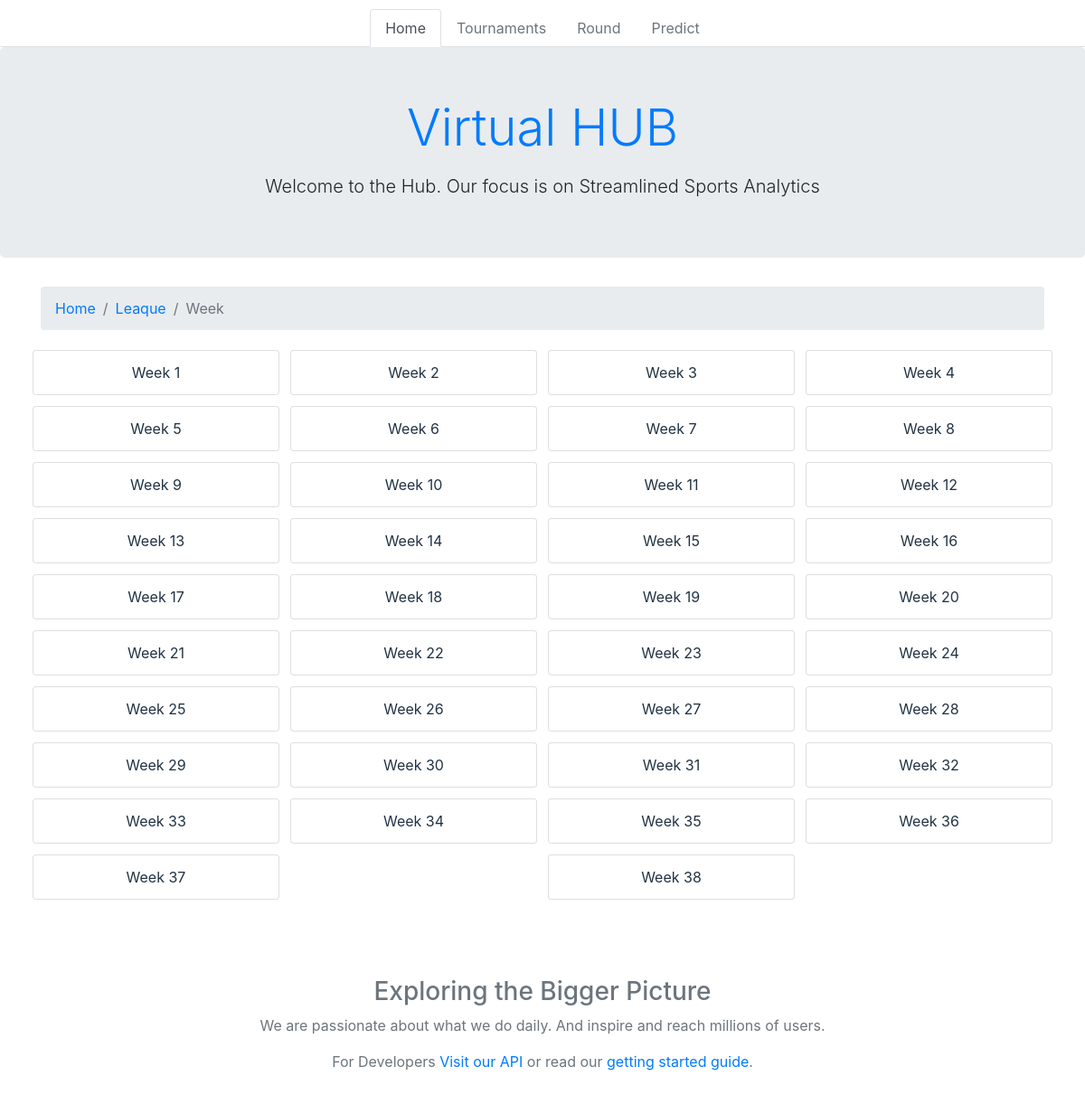
The app's page /leaque_detail/1/ with its own data.
### portal/models.py (models this page shows, shortened)
class Week(models.Model):
    position = models.CharField(max_length=20)
    leaque = models.ForeignKey('Leaque')
    class Meta:
        ordering = ['id']

### portal/views.py (the view)
# urls.py: url(r'^leaque_detail/(?P<pk>\d+)/$',	views.leaque_detail,	name='leaque_detail'),
def leaque_detail(request, pk):
    w = Week.objects.filter(leaque__id=pk)
    return render(request, 'portal/leaque_detail.html', {'w': w})

### portal/templates/portal/leaque_detail.html (shortened to what this page needs)
{% extends "portal/space.html" %}
{% block content %}
<nav aria-label="breadcrumb">
<ol class="breadcrumb">
  <li class="breadcrumb-item"><a href="{% url 'base' %}">Home</a></li>
  <li class="breadcrumb-item"><a href="#">Leaque</a></li>
  <li class="breadcrumb-item active" aria-current="page">Week</li>
</ol>
</nav>
<ul class="list-group">
<div class="row" >
  {% for wid in w %}
    <div style="padding:6px; border:1px;" class="col-3 card">
      <li class="list-group-item">
        <center><a style="color:#234;" href={% url 'match_detail' pk=wid.id %}>
          Week {{ wid.position }}</a></center></li>
  </div>
  {% endfor %}
  </div>
{% endblock %}

### portal/templates/portal/space.html (shortened to what this page needs)
<!DOCTYPE html>
<html lang="en">
    <head>
       <link rel="stylesheet" href="https://maxcdn.bootstrapcdn.com/bootstrap/4.0.0/css/bootstrap.min.css">
    </head>
    <body>
      <ul style="margin-top:10px;" class="nav nav-tabs justify-content-center">
        <li class="nav-item">
          <a class="nav-link active" href="{% url 'base' %}">Home</a>
        </li>
        <li class="nav-item">
          <a class="nav-link disabled" href="#">Tournaments</a>
        </li>
        <li class="nav-item">
          <a class="nav-link disabled" href="#">Round</a>
        </li>
        <li class="nav-item">
          <a class="nav-link disabled" href="#">Predict</a>
        </li>
      </ul>
<center>
<div style="padding:48px;" class="jumbotron">
  <a class="nav-link active" href="{% url 'base' %}">
    <h1 class="display-4">Virtual HUB</h1>
  </a>
  <p class="lead">
    Welcome to the Hub. Our focus is on Streamlined Sports Analytics
  </p>
</div>
</center>
      <div class="container">
            {% block content %}
            {% endblock %}
            <footer style="margin:30px" class="text-muted">
              <center>
              <div class="container">
                <h3>Exploring the Bigger Picture</h3>
                <p>We are passionate about what we do daily. And inspire and reach millions of users.</p>
                <p>For Developers <a href="#">Visit our API</a> or read our <a href="#">getting started guide</a>.</p>
              </div>
            </center>
            </footer>
      </div
    </body>
</html>

### records on screen
Week: position "1"
Week: position "2"
Week: position "3"
Week: position "4"
Week: position "5"
Week: position "6"
Week: position "7"
Week: position "8"
Week: position "9"
Week: position "10"
Week: position "11"
Week: position "12"
Week: position "13"
Week: position "14"
Week: position "15"
Week: position "16"
Week: position "17"
Week: position "18"
Week: position "19"
Week: position "20"
Week: position "21"
Week: position "22"
Week: position "23"
Week: position "24"
Week: position "25"
Week: position "26"
Week: position "27"
Week: position "28"
Week: position "29"
Week: position "30"
Week: position "31"
Week: position "32"
Week: position "33"
Week: position "34"
Week: position "35"
Week: position "36"
Week: position "37"
Week: position "38"
